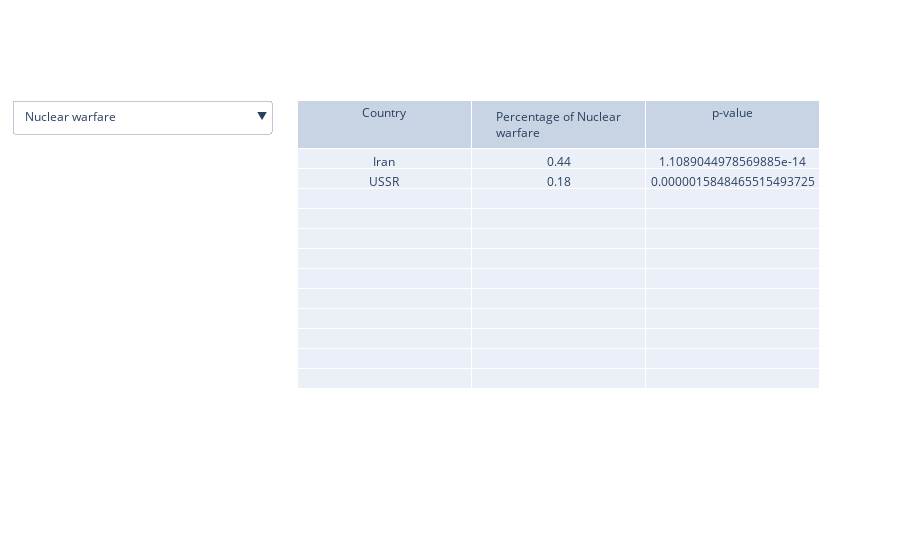

Source (notebook cell):
### Code cell
genres = ["Nuclear warfare", "Anti-war", "Christian film", "Erotica", "Apocalyptic and post-apocalyptic fiction", "Jungle Film", "Spy", "Musical", "Propaganda film", "British New Wave", "Drama", "Superhero movie", "Samurai cinema", "Thriller", "Time travel", "Gangster Film", "War film", "The Netherlands in World War II", "Archaeology", "Workplace Comedy", "Czechoslovak New Wave"]

dropdown_buttons = [
    {'label': genre, 'method': 'update', 
     'args': [{'visible': [genre == selected_genre for selected_genre in genres]}] }
    for genre in genres
]

# Implement bonferroni correction as running multiple tests
bonferroni_corrected_p_value = 0.05 / len(country_genre)

LAYOUT_MIN_TABLE_ROWS = 12

def create_table_trace_for_genre(genre):
    table_data = []
    for country, genres_count in country_genre.items():
        total_count = sum(genres_count.values())
        genre_count = genres_count.get(genre, 0)
        genre_percentage = (genre_count / total_count) * 100
        p_value = test_genre_proportion(country_genre, country, genre)
        if p_value < bonferroni_corrected_p_value:
             table_data.append([country, "{:.2f}".format(genre_percentage), p_value])
    
    while (len(table_data) < LAYOUT_MIN_TABLE_ROWS):
        table_data.append(["", "", ""])
    
    df = pd.DataFrame(table_data, columns=['Country', 'Percentage', 'p-value'])
    
    trace = go.Table(
        header=dict(values=['Country', f'Percentage of {genre}', 'p-value']),
        cells=dict(values=[df.Country, df.Percentage, df['p-value']])
    )
    
    return trace

traces = [create_table_trace_for_genre(genre) for genre in genres]
for i in range(1, len(traces)):
    traces[i].visible = False

# set first trace to visible
traces[0].visible = True

fig = go.Figure(data=traces)
fig.update_layout(
    updatemenus=[
        {
            'buttons': dropdown_buttons,
            'direction': 'down',
            'showactive': True,
        }
    ]
)

### Figure 1 — Plotly figure (JSON) as saved in the notebook; plotly's stock layout.template omitted (floating-point values rounded to 4 significant figures)
{"data": [{"cells": {"values": [["Iran", "USSR", "", "", "", "", "", "", "", "", "", ""], ["0.44", "0.18", "", "", "", "", "", "", "", "", "", ""], [1.109e-14, 1.585e-06, "", "", "", "", "", "", "", "", "", ""]]}, "header": {"values": ["Country", "Percentage of Nuclear warfare", "p-value"]}, "type": "table", "visible": true}, {"cells": {"values": [["Cambodia", "Vietnam", "", "", "", "", "", "", "", "", "", ""], ["0.67", "0.87", "", "", "", "", "", "", "", "", "", ""], [5.766e-05, 1.441e-25, "", "", "", "", "", "", "", "", "", ""]]}, "header": {"values": ["Country", "Percentage of Anti-war", "p-value"]}, "type": "table", "visible": false}, {"cells": {"values": [["Egypt", "Israel", "Italy", "Persia", "Portugal", "Vatican City", "", "", "", "", "", ""], ["0.73", "1.37", "0.39", "1.28", "0.94", "3.57", "", "", "", "", "", ""], [4.47e-10, 1.401e-28, 1.945e-09, 0.0003762, 2.639e-05, 1.493e-18, "", "", "", "", "", ""]]}, "header": {"values": ["Country", "Percentage of Christian film", "p-value"]}, "type": "table", "visible": false}, {"cells": {"values": [["Japan", "South Korea", "United States", "", "", "", "", "", "", "", "", ""], ["0.87", "1.48", "0.08", "", "", "", "", "", "", "", "", ""], [1.265e-35, 1.386e-26, 3.114e-05, "", "", "", "", "", "", "", "", ""]]}, "header": {"values": ["Country", "Percentage of Erotica", "p-value"]}, "type": "table", "visible": false}, {"cells": {"values": [["Australia", "New Zealand", "", "", "", "", "", "", "", "", "", ""], ["0.16", "0.31", "", "", "", "", "", "", "", "", "", ""], [7.377e-06, 0.0001393, "", "", "", "", "", "", "", "", "", ""]]}, "header": {"values": ["Country", "Percentage of Apocalyptic and post-apocalyptic fiction", "p-value"]}, "type": "table", "visible": false}, {"cells": {"values": [["Brazil", "Cambodia", "Cameroon", "Congo", "Indonesia", "Kenya", "Myanmar", "Nigeria", "Papua New Guinea", "Peru", "Venezuela", ""], ["0.62", "0.67", "3.03", "1.92", "0.53", "0.62", "1.35", "1.25", "2.38", "0.93", "0.88", ""], [7.905e-17, 1.54e-05, 9.88e-22, 3.365e-14, 0.0001315, 3.221e-05, 2.761e-10, 1.375e-09, 2.551e-17, 2.386e-07, 5.204e-07, ""]]}, "header": {"values": ["Country", "Percentage of Jungle Film", "p-value"]}, "type": "table", "visible": false}, {"cells": {"values": [["Czechoslovakia", "Germany", "India", "Netherlands", "North Korea", "Panama", "Russia", "Switzerland", "USSR", "United Kingdom", "United States", ""], ["3.05", "1.61", "0.05", "1.81", "2.55", "4.40", "1.84", "2.02", "4.47", "0.99", "0.38", ""], [0.000203, 5.255e-16, 4.477e-09, 0.0003152, 0.0002931, 1.769e-06, 1.953e-14, 6.24e-07, 9.784e-34, 1.816e-08, 3.912e-11, ""]]}, "header": {"values": ["Country", "Percentage of Spy", "p-value"]}, "type": "table", "visible": false}, {"cells": {"values": [["China", "India", "Japan", "Pakistan", "United States", "", "", "", "", "", "", ""], ["0.28", "6.50", "0.24", "3.81", "1.21", "", "", "", "", "", "", ""], [1.16e-08, 7.207e-286, 5.28e-11, 1.346e-05, 5.861e-05, "", "", "", "", "", "", ""]]}, "header": {"values": ["Country", "Percentage of Musical", "p-value"]}, "type": "table", "visible": false}, {"cells": {"values": [["East Germany", "Germany", "Libya", "USSR", "", "", "", "", "", "", "", ""], ["2.33", "0.89", "1.92", "0.89", "", "", "", "", "", "", "", ""], [1.23e-05, 3.528e-45, 2.612e-08, 2.243e-08, "", "", "", "", "", "", "", ""]]}, "header": {"values": ["Country", "Percentage of Propaganda film", "p-value"]}, "type": "table", "visible": false}, {"cells": {"values": [["United Kingdom", "", "", "", "", "", "", "", "", "", "", ""], ["0.11", "", "", "", "", "", "", "", "", "", "", ""], [1.962e-25, "", "", "", "", "", "", "", "", "", "", ""]]}, "header": {"values": ["Country", "Percentage of British New Wave", "p-value"]}, "type": "table", "visible": false}, {"cells": {"values": [["Argentina", "Bangladesh", "China", "Germany", "India", "Indonesia", "Iran", "Japan", "Mexico", "Pakistan", "Poland", "South Korea", "Sri Lanka", "Turkey", "United States"], ["20.37", "34.78", "10.74", "16.70", "20.58", "22.99", "25.66", "9.99", "10.50", "19.96", "21.53", "19.72", "29.09", "22.65", "11.22"], [6.52e-07, 2.221e-05, 1.745e-06, 1.266e-08, 1.067e-67, 0.0001289, 7.17e-08, 1.728e-11, 3.801e-05, 5.474e-05, 1.82e-08, 1.421e-08, 1.507e-06, 9.458e-11, 2.839e-58]]}, "header": {"values": ["Country", "Percentage of Drama", "p-value"]}, "type": "table", "visible": false}, {"cells": {"values": [["United States", "", "", "", "", "", "", "", "", "", "", ""], ["0.26", "", "", "", "", "", "", "", "", "", "", ""], [1.525e-08, "", "", "", "", "", "", "", "", "", "", ""]]}, "header": {"values": ["Country", "Percentage of Superhero movie", "p-value"]}, "type": "table", "visible": false}, {"cells": {"values": [["Japan", "Korea", "", "", "", "", "", "", "", "", "", ""], ["0.28", "0.27", "", "", "", "", "", "", "", "", "", ""], [9.114e-58, 8.721e-06, "", "", "", "", "", "", "", "", "", ""]]}, "header": {"values": ["Country", "Percentage of Samurai cinema", "p-value"]}, "type": "table", "visible": false}, {"cells": {"values": [["El Salvador", "France", "Japan", "USSR", "United States", "", "", "", "", "", "", ""], ["17.65", "3.73", "3.42", "8.05", "5.17", "", "", "", "", "", "", ""], [0.0003825, 0.0001037, 4.791e-05, 0.0002033, 2.72e-07, "", "", "", "", "", "", ""]]}, "header": {"values": ["Country", "Percentage of Thriller", "p-value"]}, "type": "table", "visible": false}, {"cells": {"values": [["United States", "", "", "", "", "", "", "", "", "", "", ""], ["0.08", "", "", "", "", "", "", "", "", "", "", ""], [4.152e-05, "", "", "", "", "", "", "", "", "", "", ""]]}, "header": {"values": ["Country", "Percentage of Time travel", "p-value"]}, "type": "table", "visible": false}, {"cells": {"values": [["United States", "", "", "", "", "", "", "", "", "", "", ""], ["0.38", "", "", "", "", "", "", "", "", "", "", ""], [2.818e-08, "", "", "", "", "", "", "", "", "", "", ""]]}, "header": {"values": ["Country", "Percentage of Gangster Film", "p-value"]}, "type": "table", "visible": false}, {"cells": {"values": [["Afghanistan", "Bosnia and Herzegovina", "Brazil", "Croatia", "Czechoslovakia", "Germany", "India", "Iraq", "Kuwait", "Libya", "Mexico", "Myanmar", "Netherlands", "North Africa", "North Korea", "Norway", "Philippines", "Poland", "Russia", "Sudan", "USSR", "United States", "Vietnam", "Yugoslavia"], ["10.18", "11.30", "0.16", "8.43", "8.40", "8.36", "0.72", "9.25", "12.50", "12.50", "1.08", "16.22", "6.64", "11.32", "7.65", "5.50", "4.86", "7.30", "3.62", "12.07", "6.26", "1.33", "9.60", "8.93"], [7.927e-15, 2.342e-10, 0.0002246, 0.0002555, 4.944e-06, 2.106e-124, 3.691e-19, 2.527e-20, 8.432e-08, 8.438e-12, 6.017e-05, 3.513e-15, 2.611e-10, 1.642e-05, 9.565e-07, 0.0001657, 5.137e-05, 9.134e-15, 9.497e-05, 1.042e-06, 9.802e-10, 2.5e-62, 1.79e-30, 4.348e-06]]}, "header": {"values": ["Country", "Percentage of War film", "p-value"]}, "type": "table", "visible": false}, {"cells": {"values": [["Netherlands", "", "", "", "", "", "", "", "", "", "", ""], ["0.40", "", "", "", "", "", "", "", "", "", "", ""], [5.687e-50, "", "", "", "", "", "", "", "", "", "", ""]]}, "header": {"values": ["Country", "Percentage of The Netherlands in World War II", "p-value"]}, "type": "table", "visible": false}, {"cells": {"values": [["Egypt", "Peru", "", "", "", "", "", "", "", "", "", ""], ["1.10", "0.93", "", "", "", "", "", "", "", "", "", ""], [6.36e-132, 1.022e-13, "", "", "", "", "", "", "", "", "", ""]]}, "header": {"values": ["Country", "Percentage of Archaeology", "p-value"]}, "type": "table", "visible": false}, {"cells": {"values": [["United States", "", "", "", "", "", "", "", "", "", "", ""], ["0.06", "", "", "", "", "", "", "", "", "", "", ""], [4.046e-05, "", "", "", "", "", "", "", "", "", "", ""]]}, "header": {"values": ["Country", "Percentage of Workplace Comedy", "p-value"]}, "type": "table", "visible": false}, {"cells": {"values": [["Czech Republic", "Czechoslovakia", "Slovakia", "", "", "", "", "", "", "", "", ""], ["0.44", "0.76", "2.56", "", "", "", "", "", "", "", "", ""], [3.186e-28, 9.988e-48, 8.822e-157, "", "", "", "", "", "", "", "", ""]]}, "header": {"values": ["Country", "Percentage of Czechoslovak New Wave", "p-value"]}, "type": "table", "visible": false}], "layout": {"updatemenus": [{"buttons": [{"args": [{"visible": [true, false, false, false, false, false, false, false, false, false, false, false, false, false, false, false, false, false, false, false, false]}], "label": "Nuclear warfare", "method": "update"}, {"args": [{"visible": [false, true, false, false, false, false, false, false, false, false, false, false, false, false, false, false, false, false, false, false, false]}], "label": "Anti-war", "method": "update"}, {"args": [{"visible": [false, false, true, false, false, false, false, false, false, false, false, false, false, false, false, false, false, false, false, false, false]}], "label": "Christian film", "method": "update"}, {"args": [{"visible": [false, false, false, true, false, false, false, false, false, false, false, false, false, false, false, false, false, false, false, false, false]}], "label": "Erotica", "method": "update"}, {"args": [{"visible": [false, false, false, false, true, false, false, false, false, false, false, false, false, false, false, false, false, false, false, false, false]}], "label": "Apocalyptic and post-apocalyptic fiction", "method": "update"}, {"args": [{"visible": [false, false, false, false, false, true, false, false, false, false, false, false, false, false, false, false, false, false, false, false, false]}], "label": "Jungle Film", "method": "update"}, {"args": [{"visible": [false, false, false, false, false, false, true, false, false, false, false, false, false, false, false, false, false, false, false, false, false]}], "label": "Spy", "method": "update"}, {"args": [{"visible": [false, false, false, false, false, false, false, true, false, false, false, false, false, false, false, false, false, false, false, false, false]}], "label": "Musical", "method": "update"}, {"args": [{"visible": [false, false, false, false, false, false, false, false, true, false, false, false, false, false, false, false, false, false, false, false, false]}], "label": "Propaganda film", "method": "update"}, {"args": [{"visible": [false, false, false, false, false, false, false, false, false, true, false, false, false, false, false, false, false, false, false, false, false]}], "label": "British New Wave", "method": "update"}, {"args": [{"visible": [false, false, false, false, false, false, false, false, false, false, true, false, false, false, false, false, false, false, false, false, false]}], "label": "Drama", "method": "update"}, {"args": [{"visible": [false, false, false, false, false, false, false, false, false, false, false, true, false, false, false, false, false, false, false, false, false]}], "label": "Superhero movie", "method": "update"}, {"args": [{"visible": [false, false, false, false, false, false, false, false, false, false, false, false, true, false, false, false, false, false, false, false, false]}], "label": "Samurai cinema", "method": "update"}, {"args": [{"visible": [false, false, false, false, false, false, false, false, false, false, false, false, false, true, false, false, false, false, false, false, false]}], "label": "Thriller", "method": "update"}, {"args": [{"visible": [false, false, false, false, false, false, false, false, false, false, false, false, false, false, true, false, false, false, false, false, false]}], "label": "Time travel", "method": "update"}, {"args": [{"visible": [false, false, false, false, false, false, false, false, false, false, false, false, false, false, false, true, false, false, false, false, false]}], "label": "Gangster Film", "method": "update"}, {"args": [{"visible": [false, false, false, false, false, false, false, false, false, false, false, false, false, false, false, false, true, false, false, false, false]}], "label": "War film", "method": "update"}, {"args": [{"visible": [false, false, false, false, false, false, false, false, false, false, false, false, false, false, false, false, false, true, false, false, false]}], "label": "The Netherlands in World War II", "method": "update"}, {"args": [{"visible": [false, false, false, false, false, false, false, false, false, false, false, false, false, false, false, false, false, false, true, false, false]}], "label": "Archaeology", "method": "update"}, {"args": [{"visible": [false, false, false, false, false, false, false, false, false, false, false, false, false, false, false, false, false, false, false, true, false]}], "label": "Workplace Comedy", "method": "update"}, {"args": [{"visible": [false, false, false, false, false, false, false, false, false, false, false, false, false, false, false, false, false, false, false, false, true]}], "label": "Czechoslovak New Wave", "method": "update"}], "direction": "down", "showactive": true}]}}
